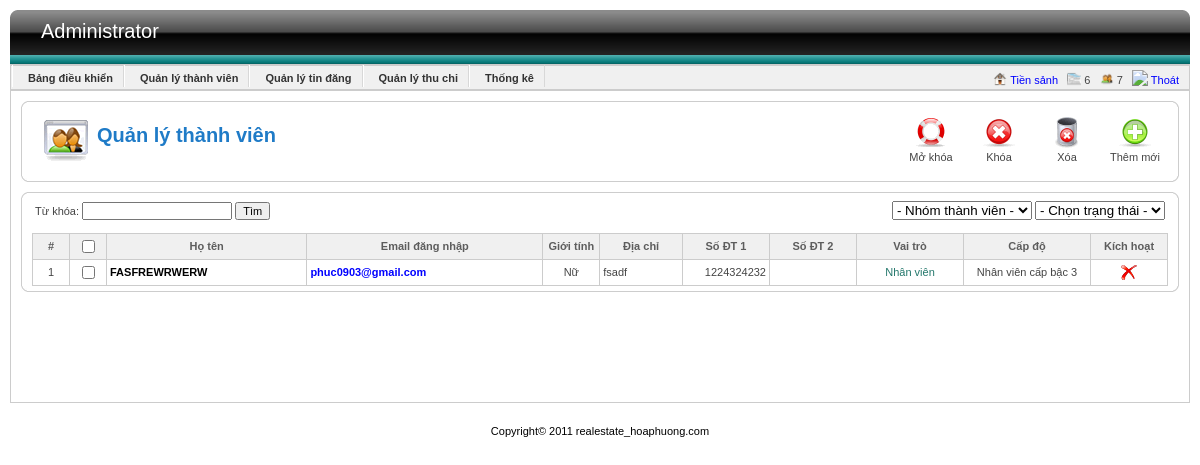
The app's page /Source/admin/index.php?view=user (signed in), older data.
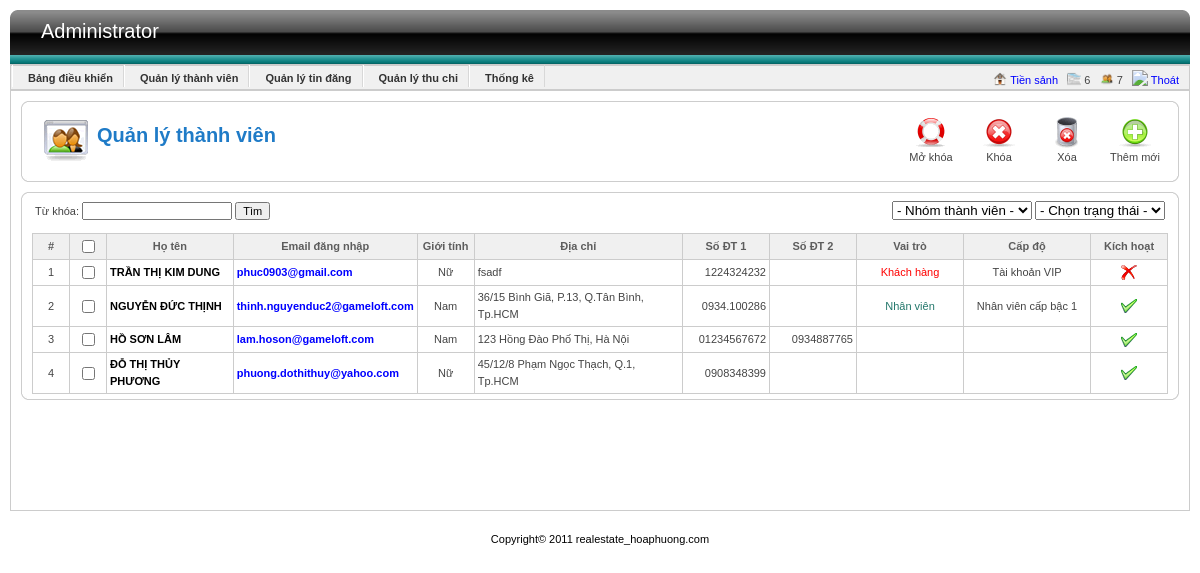
The same page, newer data.
### tables this page shows
CREATE TABLE IF NOT EXISTS `user` (
  `id` int(11) NOT NULL AUTO_INCREMENT,
  `password` varchar(256) NOT NULL,
  `email` varchar(50) NOT NULL,
  `hoten` varchar(50) NOT NULL,
  `gioitinh` bit(1) NOT NULL,
  `diachi` text NOT NULL,
  `sdt1` varchar(15) DEFAULT NULL,
  `sdt2` varchar(15) DEFAULT NULL,
  `role` int(11) DEFAULT NULL,
  `level` int(11) DEFAULT NULL,
  `status` int(11) DEFAULT NULL,
  `ngaycapnhat` datetime DEFAULT NULL,
  `ip` varchar(45) DEFAULT NULL,
  PRIMARY KEY (`id`),
  KEY `fk_taikhoan_role` (`role`),
  KEY `fk_taikhoan_level` (`level`)
);

CREATE TABLE IF NOT EXISTS `role` (
  `id` int(11) NOT NULL AUTO_INCREMENT,
  `ten` varchar(45) DEFAULT NULL,
  PRIMARY KEY (`id`)
);

CREATE TABLE IF NOT EXISTS `level` (
  `idlevel` int(11) NOT NULL AUTO_INCREMENT,
  `ten` varchar(45) NOT NULL,
  `chitiet` text,
  PRIMARY KEY (`idlevel`)
);

### Source/DAO/config.php (called while the page is built, shortened)
<?php
   	$databaseName = "qldo";
?>

### Source/DAO/DataProvider.php (called while the page is built, shortened)
<?php
class DataProvider
{
	public static function Query($sql)
	{
		include('config.php');
		if (!($connection = @mysql_connect($hostName,$username,$password)))
			die ("Couldn't connect to database");
		if (!($result = @mysql_query($sql, $connection)))
			showError();
		return $result;
	}
}
?>

### Source/DAO/UsersDAO.php (called while the page is built, shortened)
<?php
	include_once("DataProvider.php");
?>
<?php
	class UsersDAO
	{
		public static function getUsers ()
		{
			$strSQL = "	select *
						from user
						where role != 1";
			$result = DataProvider::Query($strSQL);
			while ($row= mysql_fetch_array ($result,MYSQL_BOTH))
                $return[]=$row;
            return $return;
		}
	}
?>

### Source/BUS/UsersBUS.php (called while the page is built, shortened)
<?php
	include_once (str_replace("//","/",dirname(__FILE__)."/")  . "../DAO/UsersDAO.php");
?>
<?php
	class UsersBUS
	{
		public static function getUsers ()
		{
			return UsersDAO::getUsers ();
		}
	}
?>

### Source/DAO/RoleDAO.php (called while the page is built, shortened)
<?php
	include_once("DataProvider.php");
	class RoleDAO
	{
		public static function GetRoleByID($id)
		{
			$strSQL = "select *
					   from role
					   where id='$id'";
            $result = DataProvider::Query($strSQL);
            return mysql_fetch_array($result);
		}
	}
?>

### Source/BUS/RoleBUS.php (called while the page is built)
<?php
	include_once (str_replace("//","/",dirname(__FILE__)."/")  . "../DAO/RoleDAO.php");
	class RoleBUS
	{
		public static function GetRoleByID ($id)
		{
			return RoleDAO::GetRoleByID ($id);
		}
	}
?>

### Source/DAO/LevelDAO.php (called while the page is built)
<?php
	include_once("DataProvider.php");
	class LevelDAO
	{
		public static function GetLevelByID($id)
		{
			$strSQL = "select *
					   from level
					   where idlevel='$id'";
            $result = DataProvider::Query($strSQL);
			if (mysql_num_rows($result)==0)
				return null;
            return mysql_fetch_array($result);
		}
	}
?>

### Source/BUS/LevelBUS.php (called while the page is built)
<?php
	include_once (str_replace("//","/",dirname(__FILE__)."/")  . "../DAO/LevelDAO.php");
	class LevelBUS
	{
		public static function GetLevelByID ($id)
		{
			return LevelDAO::GetLevelByID ($id);
		}
	}
?>

### Source/admin/module/listUser.php (the view, shortened to what this page needs)
<?php
	include_once(rtrim(dirname(__FILE__),"e\admin\module")."e\BUS\UsersBUS.php");
	include_once(rtrim(dirname(__FILE__),"e\admin\module")."e\BUS\RoleBUS.php");
	include_once(rtrim(dirname(__FILE__),"e\admin\module")."e\BUS\LevelBUS.php");
	$type = isset($_REQUEST["type"])?(int)$_REQUEST["type"]:-1;
	$kw = isset($_REQUEST["kw"])?$_REQUEST["kw"]:"";
?>
<div id="listItem">
	<div class="tl"></div>
	<div class="tr"></div>
	<div class="tm"></div>
	<div class="mid">
		<form method="post" name="frmListItem" id="frmListItem">
			<table width="100%" border="0" align="center" cellpadding="0" cellspacing="0">
				<tr>
					<td width="69%">Từ khóa:
						<input type="text" name="kw" id="kw" value="<?php echo $kw; ?>"  />
						<input type="submit" name="btSearch" id="btSearch" value="Tìm" />
					</td>
					<td width="31%">
						<div align="right">
							<select name="type" id="type">
								<option value="-1" <?php echo $type==-1?"selected":""; ?>> - Nhóm thành viên - </option>
							</select>
							<select name="status" id="status">
								<option value="-1" <?php echo $type==-1?"selected":""; ?>> - Chọn trạng thái - </option>
							</select>
						</div>
					</td>
				</tr>
			</table>
			<div class="list">
				<table width="100%" border="0" cellspacing="0" cellpadding="0">
					<tr class="title">
						<td width="30px" align="center">#</td>
						<td width="30px" align="center">
							<input type="checkbox" name="cbAll" id="cbAll" /></td>
						<td align="center">Họ tên</td>
						<td align="center">Email đăng nhập</td>
						<td width="50px" align="center">Giới tính</td>
						<td align="center">Địa chỉ</td>
						<td width="80px" align="center">Số ĐT 1</td>
						<td width="80px" align="center">Số ĐT 2</td>
						<td width="100px" align="center">Vai trò</td>
						<td width="120px" align="center">Cấp độ</td>
						<td width="70px" align="center">Kích hoạt</td>
					</tr>
					<?php
						$listUsers = UsersBUS::getUsers();
						for ($i=0;$i<count($listUsers);$i++)
						{
					?>
					<tr>
						<td align="center"><?php echo $i+1; ?></td>
						<td align="center"><input type="checkbox" name="cbId[]" id="cbId[]" value=""></td>
						<td class="m_name"><?php echo "<a href='index.php?view=user&do=edit&uid=".$listUsers[$i]["id"]."'>".$listUsers[$i]["hoten"]."</a>"; ?></td>
						<td style="color:blue;font-weight:bold;"><?php echo $listUsers[$i]["email"]; ?></td>
						<td align="center"><?php echo ($listUsers[$i]["gioitinh"]==1)?"Nam":"Nữ"; ?></td>
						<td><?php echo $listUsers[$i]["diachi"]; ?></td>
						<td align="right"><?php echo $listUsers[$i]["sdt1"]; ?></td>
						<td align="right"><?php echo $listUsers[$i]["sdt2"]; ?></td>
						<?php
							$role = RoleBUS::GetRoleByID($listUsers[$i]["role"]);
							if ($role[0] == 2)
								echo "<td align='center' style='color:red;'>".$role[1]."</td>";
							else if ($role[0] == 3)
								echo "<td align='center' style='color:#23776B;'>".$role[1]."</td>";
							else
								echo "<td></td>";
							$level = LevelBUS::GetLevelByID($listUsers[$i]["level"]);
							echo "<td align='center'>".$level[2]."</td>";
							if ($listUsers[$i]["status"] == 1)
								echo "<td align='center'><img src='images/icon_yes.png' alt='Đã kích hoạt' /></td>";
							else
								echo "<td align='center'><img src='images/icon_no.png' alt='Đã bị khóa' /></td>";
						?>
					</tr>
					<?php
						}
					?>
				</table>
			</div>
		</form>
	</div>
	<div class="bl"></div>
	<div class="br"></div>
	<div class="bm"></div>
</div>

### Source/admin/index.php (shortened to what this page needs)
<?php
 	$do="";
	if(isset($_SESSION["curUser"]) && $_SESSION["curUser"][8] == 1)
		$bodyFile="include/controlpanel.php";
	else
		$bodyFile= "module/login.php";
	if(isset ($_GET["view"]))
	{
		switch ($_GET["view"])
		{
			case "user":
				switch($do)
				{
					default:
						$bodyFile= "module/user.php";
						break;
				}
				break;
		}
	}
?>
<!DOCTYPE html PUBLIC "-//W3C//DTD XHTML 1.0 Transitional//EN" "http://www.w3.org/TR/xhtml1/DTD/xhtml1-transitional.dtd">
<html xmlns="http://www.w3.org/1999/xhtml">
<head>
	<link href="css/admin.css" rel="stylesheet" type="text/css" />
	<link rel="stylesheet" type="text/css" href="css/ui-lightness/jquery-ui-1.8.9.custom.css" />
</head>
<body>
<div id="container">
<div id="header">
	<?php include("include/top_admin.php");?>
</div>
<div id="body">
<?php
	include($bodyFile);
?>
</div>
<div id="footer">
Copyright© 2011 realestate_hoaphuong.com<br />
</div>
</div>
</body>
</html>

### Source/admin/include/top_admin.php (shortened to what this page needs)
<div class="left"></div>
<div class="right"></div>
<div class="mid">
	<div class="logo">Administrator</div>
</div>
<?php
	if(isset($_SESSION["curUser"]) && $_SESSION["curUser"][8] == 1)
	{
?>
<div id="menu">
	<ul>
		<li><a href="index.php" class="item">Bảng điều khiển</a></li>
		<li><a href="index.php?view=user" class="item">Quản lý thành viên</a></li>
		<li><a href="index.php?view=article" class="item">Quản lý tin đăng</a></li>
		<li><a href="index.php?view=business" class="item">Quản lý thu chi</a></li>
		<li><a href="index.php?view=statistic" class="item">Thống kê</a></li>
	</ul>
	<div class="mess">
		<img src="images/icon-16-frontpage.png" /> <a href="../index.php">Tiền sảnh</a>&nbsp;&nbsp;
		<img src="images/icon-16-article.png" /> 6&nbsp;&nbsp;
		<img src="images/icon-16-user.png" /> 7&nbsp;&nbsp;
		<img src="images/icon-16-logout.png" /> <a href="index.php?do=logout">Thoát</a>
	</div>
</div>
<?php
	}
?>

### Source/admin/module/user.php (shortened to what this page needs)
<?php
	$PATH = str_replace('//','/',dirname(__FILE__).'/');
?>
<div id="toolbar">
<div class="tl"></div>
<div class="tr"></div>
<div class="tm"></div>
<div class="mid">
	<div class="title icon_user">Quản lý thành viên </div>
    <div class="icon">
    	<a href="index.php?view=user&do=add" id="aAdd">
        	 <img src="images/icon_32_new.png" alt="Thêm mới" border="0" title="Thêm mới" />
             <br />
             Thêm mới
      </a>
    </div>
     <div class="icon">
    	<a href="#" id="aDelete">
        	 <img src="images/icon_32_delete.png" alt="Xóa" border="0" title="Xóa" />
             <br />
             Xóa
       </a>
    </div>
      <div class="icon">
    	<a href="#" id="aDisable">
        	 <img src="images/icon_32_cancel.png" alt="Khóa"  border="0" title="Khóa" />
             <br />
             Khóa
        </a>
    </div>
      <div class="icon">
    	<a href="#" id="aEnable">
        	 <img src="images/icon_32_help.png" alt="Mở khóa" border="0" title="Mở khóa" />
             <br />
            Mở khóa
        </a>
    </div>
    <br class="clr" />
</div>
<div class="bl"></div>
<div class="br"></div>
<div class="bm"></div>
</div>
<div style="margin:10px">
<?php include_once ($PATH . "listUser.php"); ?>
</div>

### Source/admin/css/admin.css (style rules this page uses)
a,a:visited { color:#024EFD; text-decoration: none; cursor:pointer; }
body { font-family: Tahoma, Arial, Verdana, sans-serif; font-size: 11px; line-height: 17px; font-weight: normal; color: #444444; text-decoration: none; margin: 0px; padding: 0px; text-align:center }
input { font-size:11px; }
td { padding:3px }
#container { padding-left:10px; padding-right:10px }
#header { margin-top:10px; }
#header .left { float:left;width:11px; height:54px; background:url(../images/header_left.png) }
#header .mid { height:54px; background:url(../images/header_middle.png); text-align:left; color:#FFFFFF }
#header .logo { float:left; width:300px; font-size:20px; color:#FFFFFF; padding-top:13px; margin-left:20px }
#header .right { float:right; width:11px; height:54px; background:url(../images/header_right.png) }
#menu, #menu ul, #menu li { margin: 0; padding: 0; border: 0 none; }
#menu { border-bottom:1px solid #CCC; height:25px; background:#F0F0F0 }
#menu .mess { float:right; width:250px; margin-right:10px; text-align:right;margin-top:2px; }
#menu .mess img { height:14px;position:relative;top:2px; }
#menu .mess a , a:hover { color:blue; }
#menu { border-left:1px solid #CCC;border-right:1px solid #CCC; }
#menu li { float:left; position:relative; list-style: none; display: inline; border-left: 1px solid #fff; border-right: 1px solid #d8d8d8; padding-top:5px }
#menu ul { border: 0.1em solid #ccc; border-left:1px solid #CCC; }
#body { border:1px solid #CCC; padding-bottom:100px; text-align:left }
#footer { color:#000000; text-align:center; padding-top:20px; }
#menu .item { font-size: 11px; font-weight: 700; padding-left: 15px; padding-right: 10px; color:#333333; text-decoration:none; font-family:Arial, Helvetica, sans-serif; }
.icon { float:left; border:1px #e0e0e0 solid;padding:5px;margin:5px;max-height:150px;_height:150px; text-align:center; width:100px; max-width:100px }
.icon a,.icona:visited { border:none; font-family:Arial, Helvetica, sans-serif; font-size:11px; color:#454545;text-decoration:none; }
#toolbar { height:1%; margin:10px; }
.tl { background:url(../images/j_crn_tl_light.png) left top; width:6px; height:6px; float:left }
.tr { background:url(../images/j_crn_tr_light.png) left top; width:6px; height:6px; float:right }
.tm { height:6px;background:url(../images/j_border.png) left top repeat-x; display:block; }
.mid { border-left:1px solid #CDCDCD ; border-right:1px solid #CDCDCD; padding-left:10px; padding-right:10px; }
.bl { background:url(../images/j_crn_bl_light.png) left top; width:6px; height:6px; float:left }
.br { background:url(../images/j_crn_br_light.png) left top; width:6px; height:6px; float:right }
.bm { height:6px;;background:url(../images/j_border.png) left bottom repeat-x; display:block }
#toolbar .title { float:left; width:400px; font-size:20px; font-weight:700; color:#1F7BC7; background-repeat:no-repeat; padding-left:55px; padding-top:10px; margin-left:10px; margin-top:10px; height:40px }
#toolbar .icon { float:right; margin-right:3px; width:50px; width-max:50px; text-align:center; border:none }
.icon_user { background-image:url(../images/icon-48-user.png); }
#listItem { height:1% }
#listItem .list { margin-top:10px; }
#listItem .list table { border-top:1px solid #ccc; border-left:1px solid #ccc; }
#listItem .list td { border-right:1px solid #ccc; border-bottom:1px solid #ccc; padding:3px }
#listItem .title { background:#f0f0f0; font-size:11px; font-weight:600 }
.title { font-size:11px; font-weight:600; color:#5D5D5D }
.m_name { font-weight:bold; }
.m_name a { color:#000; }

Row changes from the older to the newer data that the page shows:
changed user "phuc0903@gmail.com": hoten "FASFREWRWERW" → "TRẦN THỊ KIM DUNG"; level.chitiet "Nhân viên cấp bậc 3" → "Tài khoản VIP"; role.ten "Nhân viên" → "Khách hàng"
added user: hoten "NGUYỄN ĐỨC THỊNH", email "thinh.nguyenduc2@gameloft.com", gioitinh "Nam", diachi "36/15 Bình Giã, P.13, Q.Tân Bình, Tp.HCM", sdt1 "0934.100286", role.ten "Nhân viên", level.chitiet "Nhân viên cấp bậc 1", status 1 (drawn)
added user: hoten "HỒ SƠN LÂM", email "lam.hoson@gameloft.com", gioitinh "Nam", diachi "123 Hồng Đào Phố Thị, Hà Nội", sdt1 "01234567672", sdt2 "0934887765", status 1 (drawn)
added user: hoten "ĐỖ THỊ THỦY PHƯƠNG", email "phuong.dothithuy@yahoo.com", gioitinh "Nữ", diachi "45/12/8 Phạm Ngọc Thạch, Q.1, Tp.HCM", sdt1 "0908348399", status 1 (drawn)
